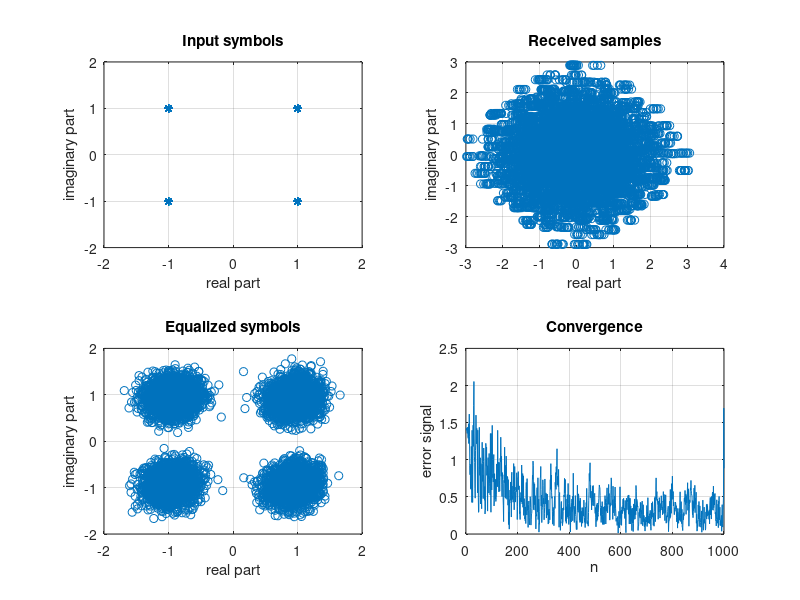
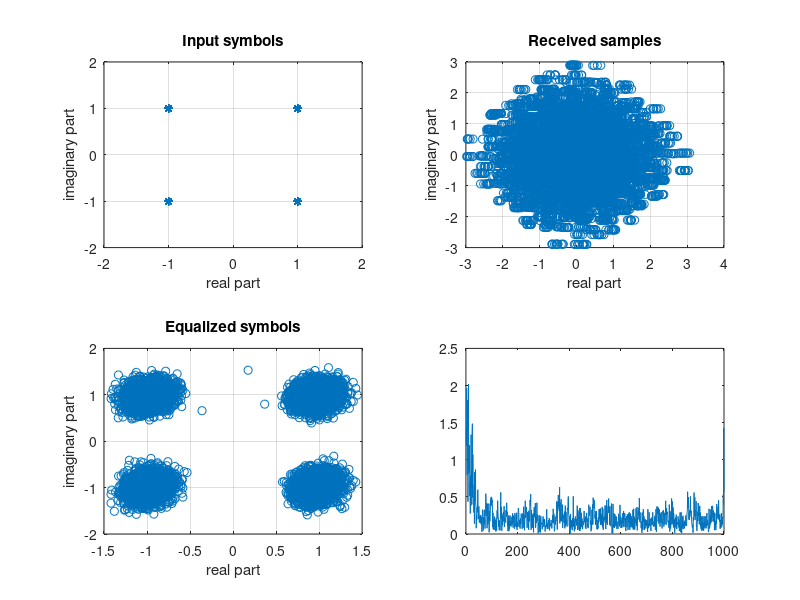

These figures' MATLAB source, in order: (Note: this script raises an error after producing the figures.)
clear all;
close all;
clc;

N=1e4;    % number of data samples
T=1e3;    % number of training symbols
dB=25;     % SNR in dB value

rng(42);

L=20; % length of the filter

lamb = 1;
mu = 0.01;
d_1 = 0.004;

%%%%% QPSK TRANSMISSION %%%%%%%
TxS=round(rand(1,T))*2-1;  
TxS=TxS+1i*(round(rand(1,T))*2-1);

%%%%%%%% Channel %%%%%%%%%%%%%%%%
ChL=5;  % length of the channel(ChL)  
Ch=randn(1,ChL)+1i*randn(1,ChL); 
Ch=Ch/norm(Ch); 

% signal filtered by channel
x= filter(Ch,1,TxS);

EqD= round((L+ChL)/2);  %delay for equalization

%%%%%%%%% NOISE %%%%%%%%%%%%%%%%
v=randn(1,T);  
v=v/norm(v)*10^(-dB/20)*norm(x);

%%%%%%%% RECEIVED SIGNAL %%%%%%%%%%%%%%%
u=x+v;                          
% w

%%%%%%%% WRITE RLS AND QR-RLS ALGORITHM FOR EQUALIZATION HERE %%%%%%%%%%%

u  = [zeros(1,EqD) u zeros(1,L) ];
%y

w_hat_LMS = zeros(L,1);
w_hat_RLS = zeros(L,1);
en_LMS = zeros(T,1);
en_RLS = zeros(T,1);

pn = eye(L)/d_1;

for n=1:T
    un= transpose(u(n+L-1:-1:n));
    
    % LMS algorithm
    en_LMS(n) = TxS(n) - w_hat_LMS'*un;
    w_hat_LMS = w_hat_LMS + mu*un*en_LMS(n)';
    
    % RLS algorithm
    kn = ((1/lamb)*pn*un)/(1 + (1/lamb)*un'*pn*un);
    pn = (1/lamb)*(pn-kn*un'*pn);
    en_RLS(n) = TxS(n) - w_hat_RLS'*un;
    w_hat_RLS = w_hat_RLS + kn*en_RLS(n)';

    
end
    
%%%%%%%%%%%%%%%%%%%%%%%%%%%%%%%%%%%%%%%%%%%%%%%%%%%%%%%%%%%%%%%%%%%%%%%%%%
TxS=round(rand(1,N))*2-1;  
TxS=TxS+1i*(round(rand(1,N))*2-1);

%%%%%%%% Channel %%%%%%%%%%%%%%%%
% signal filtered by channel
x= filter(Ch,1,TxS);

%%%%%%%%% NOISE %%%%%%%%%%%%%%%%
v=randn(1,N);  
v=v/norm(v)*10^(-dB/20)*norm(x);

%%%%%%%% RECEIVED SIGNAL %%%%%%%%%%%%%%%
u=x+v;                          

%%%%%%%%%%%%%% EQUALIZATION %%%%%%%%%%%%%%%%%%

un=zeros(L,N); 
u = [zeros(1,EqD) u zeros(1,L) ];
for n=1:N
    un(:,n)= transpose(u(n+L-1:-1:n));
end

%% LMS
sb_LMS=w_hat_LMS'*un;   % recieved symbol estimation

%SER(decision part)
sb1=sb_LMS/norm(w_hat_LMS);  % normalize the output
sb1=sign(real(sb1))+1i*sign(imag(sb1));  %symbol detection
sb2=sb1-TxS(1:length(sb1));  % error detection
SER=length(find(sb2~=0))/length(sb2); %  SER calculation
disp(['LMS SER:  ',num2str(SER)]);

figure
% plot of transmitted symbols
    subplot(2,2,1), 
    plot(TxS,'*');   
    grid,title('Input symbols');  xlabel('real part'),ylabel('imaginary part')
    axis([-2 2 -2 2])
    
% plot of received symbols
    subplot(2,2,2),
    plot(u,'o');
    grid, title('Received samples');  xlabel('real part'), ylabel('imaginary part')

% plots of the equalized symbols    
    subplot(2,2,3),
    plot(sb_LMS,'o');   
    grid, title('Equalized symbols'), xlabel('real part'), ylabel('imaginary part')

% convergence
    subplot(2,2,4),
    plot(abs(en_LMS));   % en is priori estimation error
    grid, title('Convergence'), xlabel('n'), ylabel('error signal')
    
%% RLS
sb_RLS=w_hat_RLS'*un;   % recieved symbol estimation

%SER(decision part)
sb1=sb_RLS/norm(w_hat_RLS);  % normalize the output
sb1=sign(real(sb1))+1i*sign(imag(sb1));  %symbol detection
sb2=sb1-TxS(1:length(sb1));  % error detection
SER=length(find(sb2~=0))/length(sb2); %  SER calculation
disp(['RLS SER:  ',num2str(SER)]);

figure
% plot of transmitted symbols
    subplot(2,2,1), 
    plot(TxS,'*');   
    grid,title('Input symbols');  xlabel('real part'),ylabel('imaginary part')
    axis([-2 2 -2 2])
    
% plot of received symbols
    subplot(2,2,2),
    plot(u,'o');
    grid, title('Received samples');  xlabel('real part'), ylabel('imaginary part')

% plots of the equalized symbols    
    subplot(2,2,3),
    plot(sb_RLS,'o');   
    grid, title('Equalized symbols'), xlabel('real part'), ylabel('imaginary part')

% convergence
    subplot(2,2,4),
    plot(abs(en_RLS));   % en is priori estimation error
    hold on
    xline(L, 'r--', 'LineWidth', 1); % 'r--' for red dashed line, adjust line properties as needed

    grid, title('Convergence'), xlabel('n'), ylabel('error signal')
    hold off
    